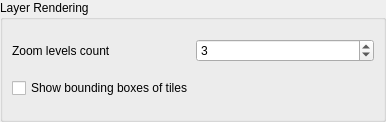
<?xml version="1.0" encoding="UTF-8"?>
<ui version="4.0">
 <class>QgsVectorLayer3DPropertiesWidget</class>
 <widget class="QWidget" name="QgsVectorLayer3DPropertiesWidget">
  <property name="geometry">
   <rect>
    <x>0</x>
    <y>0</y>
    <width>386</width>
    <height>122</height>
   </rect>
  </property>
  <property name="windowTitle">
   <string notr="true">Form</string>
  </property>
  <layout class="QVBoxLayout" name="verticalLayout_2">
   <property name="leftMargin">
    <number>0</number>
   </property>
   <property name="topMargin">
    <number>0</number>
   </property>
   <property name="rightMargin">
    <number>0</number>
   </property>
   <property name="bottomMargin">
    <number>0</number>
   </property>
   <item>
    <widget class="QgsCollapsibleGroupBox" name="groupLayerRendering">
     <property name="title">
      <string>Layer Rendering</string>
     </property>
     <layout class="QVBoxLayout" name="verticalLayout">
      <item>
       <layout class="QHBoxLayout" name="horizontalLayout">
        <item>
         <widget class="QLabel" name="label">
          <property name="text">
           <string>Zoom levels count</string>
          </property>
         </widget>
        </item>
        <item>
         <widget class="QSpinBox" name="spinZoomLevelsCount">
          <property name="minimum">
           <number>1</number>
          </property>
          <property name="maximum">
           <number>5</number>
          </property>
          <property name="value">
           <number>3</number>
          </property>
         </widget>
        </item>
       </layout>
      </item>
      <item>
       <widget class="QCheckBox" name="chkShowBoundingBoxes">
        <property name="text">
         <string>Show bounding boxes of tiles</string>
        </property>
       </widget>
      </item>
     </layout>
    </widget>
   </item>
  </layout>
 </widget>
 <customwidgets>
  <customwidget>
   <class>QgsCollapsibleGroupBox</class>
   <extends>QGroupBox</extends>
   <header>qgscollapsiblegroupbox.h</header>
   <container>1</container>
  </customwidget>
 </customwidgets>
 <resources/>
 <connections/>
</ui>
